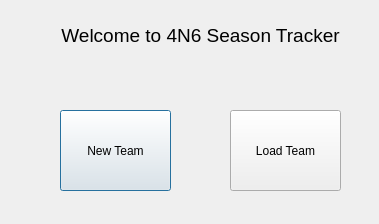
<?xml version="1.0" encoding="UTF-8"?>
<ui version="4.0">
 <class>Dialog</class>
 <widget class="QDialog" name="Dialog">
  <property name="geometry">
   <rect>
    <x>0</x>
    <y>0</y>
    <width>379</width>
    <height>224</height>
   </rect>
  </property>
  <property name="windowTitle">
   <string>4N6 Season Tracker</string>
  </property>
  <widget class="QLabel" name="label">
   <property name="geometry">
    <rect>
     <x>0</x>
     <y>0</y>
     <width>401</width>
     <height>71</height>
    </rect>
   </property>
   <property name="font">
    <font>
     <pointsize>14</pointsize>
    </font>
   </property>
   <property name="text">
    <string>Welcome to 4N6 Season Tracker</string>
   </property>
   <property name="alignment">
    <set>Qt::AlignCenter</set>
   </property>
  </widget>
  <widget class="QPushButton" name="new_team">
   <property name="geometry">
    <rect>
     <x>60</x>
     <y>110</y>
     <width>111</width>
     <height>81</height>
    </rect>
   </property>
   <property name="text">
    <string>New Team</string>
   </property>
  </widget>
  <widget class="QPushButton" name="load_team">
   <property name="geometry">
    <rect>
     <x>230</x>
     <y>110</y>
     <width>111</width>
     <height>81</height>
    </rect>
   </property>
   <property name="text">
    <string>Load Team</string>
   </property>
  </widget>
 </widget>
 <resources/>
 <connections/>
</ui>
